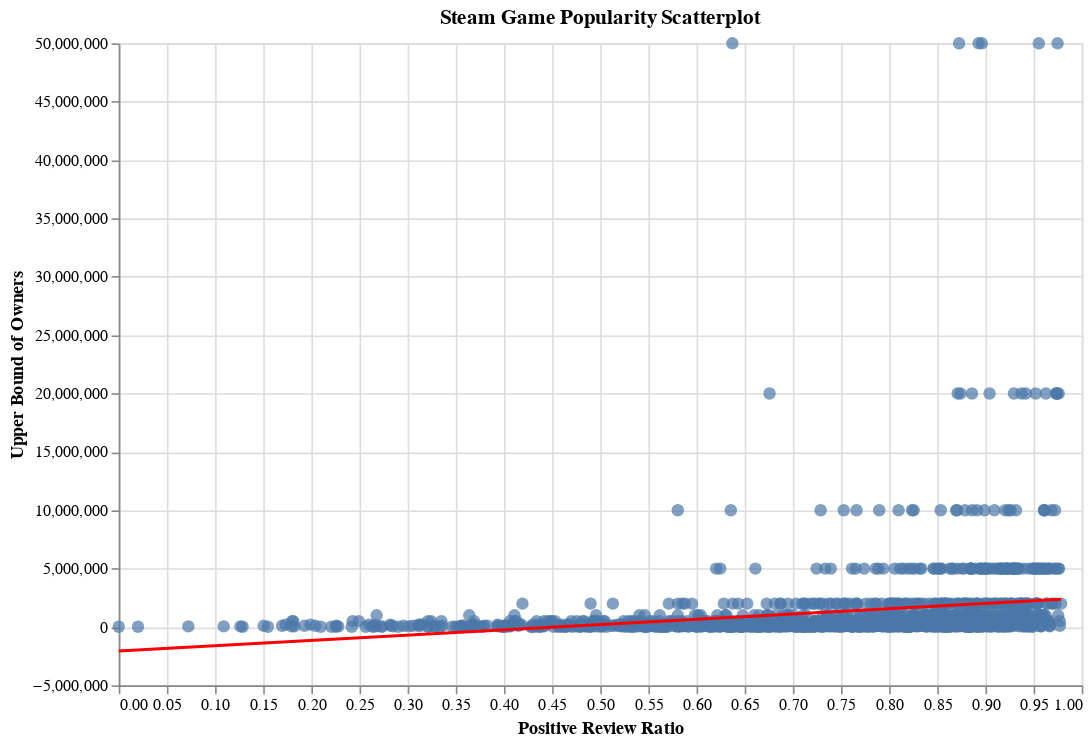

The notebook cell this image was saved under:
### Code cell
temp = combined_details
temp['tags'] = temp['tags'].astype(str)
chart = alt.Chart(temp).mark_circle(size=60).encode(
    x=alt.X('positive_ratio', title='Positive Review Ratio'),
    y=alt.Y('owners_upper', title='Upper Bound of Owners'),
    tooltip=['title', 'positive_ratio', 'owners_upper', 'tags'],
).properties(
    width=600,
    height=400,
    title='Steam Game Popularity Scatterplot'
)

trend_line = alt.Chart(temp).transform_regression(
    'positive_ratio', 'owners_upper'
).mark_line(color='red').encode(
    x='positive_ratio',
    y='owners_upper'
)
chart + trend_line

### Figure 1 — Vega-Lite specification as saved in the notebook (floating-point values rounded to 4 significant figures; data arrays with more than 128 entries replaced by an {"elided": "..."} marker saying what was removed)
{"config": {"view": {"continuousWidth": 300, "continuousHeight": 300}}, "layer": [{"mark": {"type": "circle", "size": 60}, "encoding": {"tooltip": [{"field": "title", "type": "nominal"}, {"field": "positive_ratio", "type": "quantitative"}, {"field": "owners_upper", "type": "quantitative"}, {"field": "tags", "type": "nominal"}], "x": {"field": "positive_ratio", "title": "Positive Review Ratio", "type": "quantitative"}, "y": {"field": "owners_upper", "title": "Upper Bound of Owners", "type": "quantitative"}}, "title": "Steam Game Popularity Scatterplot"}, {"mark": {"type": "line", "color": "red"}, "encoding": {"x": {"field": "positive_ratio", "type": "quantitative"}, "y": {"field": "owners_upper", "type": "quantitative"}}, "transform": [{"on": "positive_ratio", "regression": "owners_upper"}]}], "data": {"name": "data-49b3e758a903547d7e4e728d6dccfbb9"}, "height": 400, "width": 600, "$schema": "https://vega.github.io/schema/vega-lite/v5.8.0.json", "datasets": {"data-49b3e758a903547d7e4e728d6dccfbb9": {"elided": "1500 records"}}}
